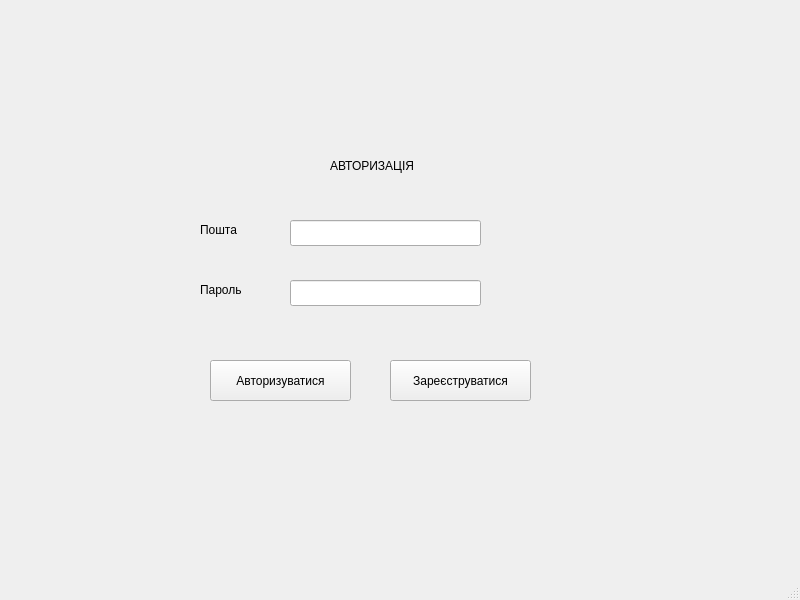
<?xml version="1.0" encoding="UTF-8"?>
<ui version="4.0">
 <class>AuthorizationWindow</class>
 <widget class="QMainWindow" name="AuthorizationWindow">
  <property name="geometry">
   <rect>
    <x>0</x>
    <y>0</y>
    <width>800</width>
    <height>600</height>
   </rect>
  </property>
  <property name="windowTitle">
   <string>MainWindow</string>
  </property>
  <widget class="QWidget" name="centralwidget">
   <widget class="QLineEdit" name="idEdit">
    <property name="geometry">
     <rect>
      <x>290</x>
      <y>220</y>
      <width>191</width>
      <height>26</height>
     </rect>
    </property>
   </widget>
   <widget class="QLineEdit" name="passwordEdit">
    <property name="geometry">
     <rect>
      <x>290</x>
      <y>280</y>
      <width>191</width>
      <height>26</height>
     </rect>
    </property>
    <property name="echoMode">
     <enum>QLineEdit::EchoMode::Password</enum>
    </property>
   </widget>
   <widget class="QLabel" name="label">
    <property name="geometry">
     <rect>
      <x>330</x>
      <y>140</y>
      <width>101</width>
      <height>51</height>
     </rect>
    </property>
    <property name="text">
     <string>АВТОРИЗАЦІЯ</string>
    </property>
   </widget>
   <widget class="QLabel" name="label_2">
    <property name="geometry">
     <rect>
      <x>200</x>
      <y>220</y>
      <width>63</width>
      <height>20</height>
     </rect>
    </property>
    <property name="text">
     <string>Пошта</string>
    </property>
   </widget>
   <widget class="QLabel" name="label_3">
    <property name="geometry">
     <rect>
      <x>200</x>
      <y>280</y>
      <width>63</width>
      <height>20</height>
     </rect>
    </property>
    <property name="text">
     <string>Пароль</string>
    </property>
   </widget>
   <widget class="QPushButton" name="acceptButton">
    <property name="geometry">
     <rect>
      <x>210</x>
      <y>360</y>
      <width>141</width>
      <height>41</height>
     </rect>
    </property>
    <property name="text">
     <string>Авторизуватися</string>
    </property>
   </widget>
   <widget class="QPushButton" name="registerButton">
    <property name="geometry">
     <rect>
      <x>390</x>
      <y>360</y>
      <width>141</width>
      <height>41</height>
     </rect>
    </property>
    <property name="text">
     <string>Зареєструватися</string>
    </property>
   </widget>
  </widget>
  <widget class="QMenuBar" name="menubar">
   <property name="geometry">
    <rect>
     <x>0</x>
     <y>0</y>
     <width>800</width>
     <height>21</height>
    </rect>
   </property>
  </widget>
  <widget class="QStatusBar" name="statusbar"/>
 </widget>
 <resources/>
 <connections/>
</ui>
